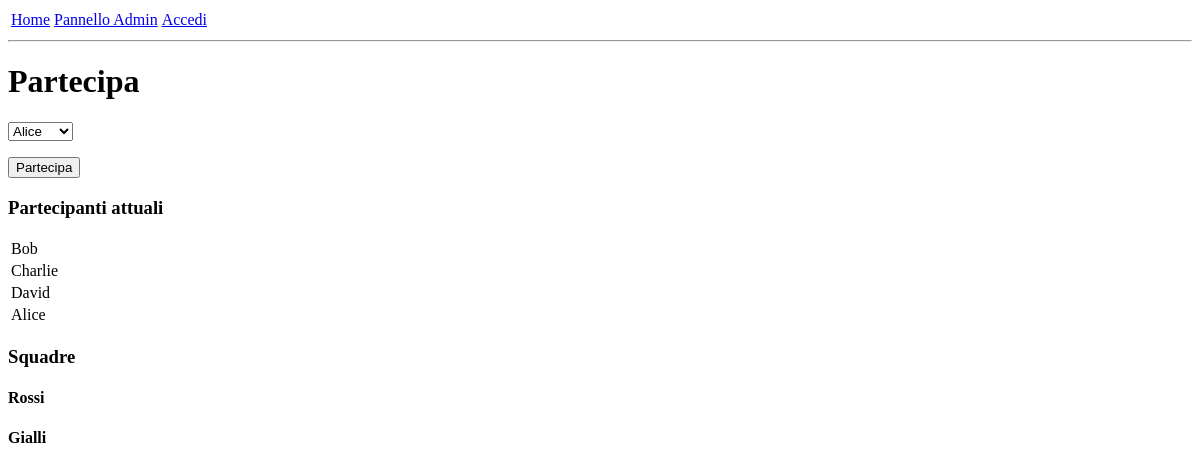
The page /index on the database as committed earlier.
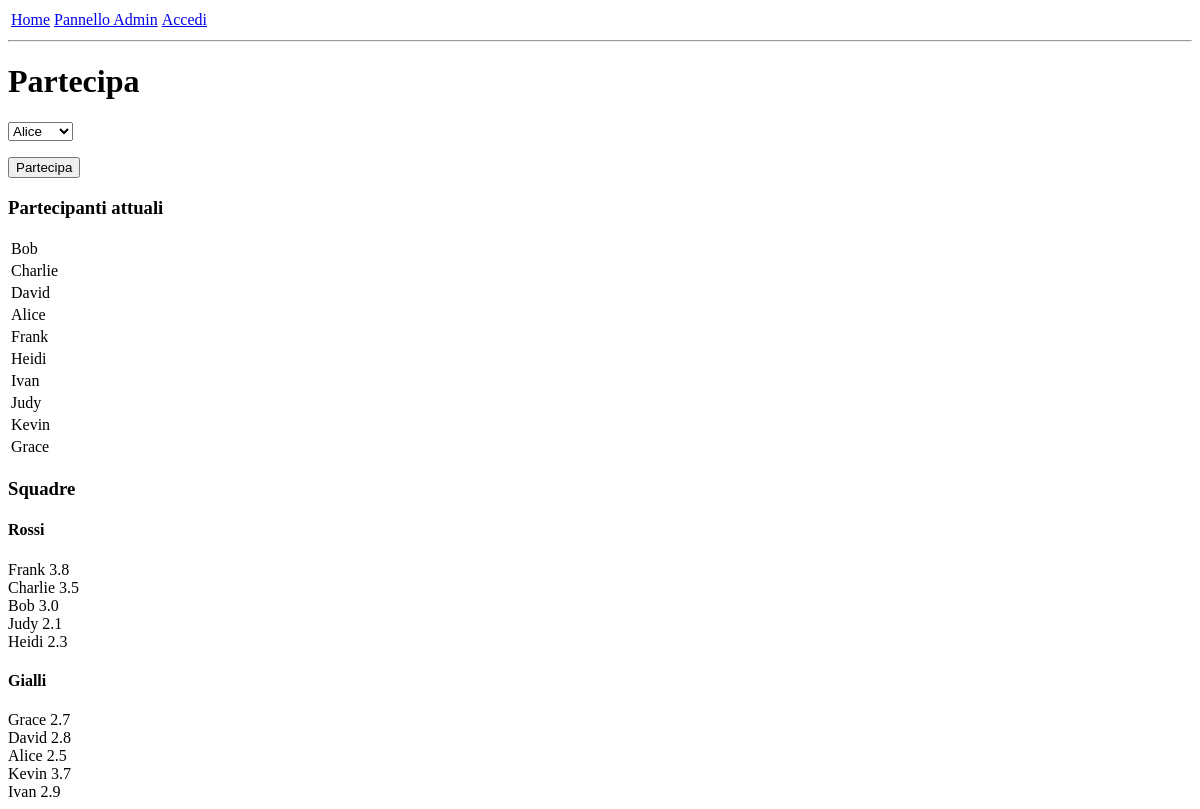
The same page on the database as committed later.
### app/models.py (models this page shows, shortened)
class RegisteredPlayer(db.Model):
    __tablename__ = "registered_players"
    id: so.Mapped[int] = so.mapped_column(primary_key=True)
    player_id: so.Mapped[int] = so.mapped_column(sa.ForeignKey(Player.id))
    player: so.Mapped[Player] = so.relationship(back_populates="registered")

class Player(db.Model):
    __tablename__ = "players"
    id: so.Mapped[int] = so.mapped_column(primary_key=True)
    name: so.Mapped[str] = so.mapped_column(sa.String(64))
    value: so.Mapped[float]
    registered: so.WriteOnlyMapped["RegisteredPlayer"] = so.relationship(back_populates="player")
    red_team: so.WriteOnlyMapped["RedTeamPlayer"] = so.relationship(back_populates="player")
    yellow_team: so.WriteOnlyMapped["YellowTeamPlayer"] = so.relationship(back_populates="player")

class RedTeamPlayer(db.Model):
    __tablename__ = "red_team_players"
    id: so.Mapped[int] = so.mapped_column(primary_key=True)
    player_id: so.Mapped[int] = so.mapped_column(sa.ForeignKey(Player.id))
    player: so.Mapped[Player] = so.relationship(back_populates="red_team")

class YellowTeamPlayer(db.Model):
    __tablename__ = "yellow_team_players"
    id: so.Mapped[int] = so.mapped_column(primary_key=True)
    player_id: so.Mapped[int] = so.mapped_column(sa.ForeignKey(Player.id))
    player: so.Mapped[Player] = so.relationship(back_populates="yellow_team")

### app/routes.py (the view, shortened to what this page needs)
@app.route("/", methods = ["GET", "POST"])
@app.route("/index", methods = ["GET", "POST"])
def index():
    query = sa.select(Player)
    players = db.session.scalars(query)
    query = sa.select(RegisteredPlayer)
    registered_players = db.session.scalars(query).all()
    query = sa.select(RedTeamPlayer)
    red_players = db.session.scalars(query).all()
    query = sa.select(YellowTeamPlayer)
    yellow_players = db.session.scalars(query).all()
    form = PartecipateForm()
    form.name.choices = [(player.name) for player in players]
    return render_template("index.html", players=players, registered_players=registered_players,
                           form=form, red_players=red_players, yellow_players=yellow_players)

### app/forms.py
class PartecipateForm(FlaskForm):
    name = SelectField("Nome")
    submit = SubmitField("Partecipa")

### app/templates/index.html (shortened to what this page needs)
{% extends "layout.html" %}
{% block body %}
<h1>Partecipa</h1>
  <form action="/" method="post">
    <p>{{ form.name() }}</p>
    <p>{{ form.submit() }}</p>
  </form>
  <h3>Partecipanti attuali</h3>
  <table>
    {% for player in registered_players %}
      <tr>
        <td>{{ player.player.name }}</td>
      </tr>
    {% endfor %}
  </table>
  <h3>Squadre</h3>
  <h4>Rossi</h4>
    {% for player in red_players %}
      {{ player.player.name }} {{player.player.value }}<br>
    {% endfor %}
  <h4>Gialli</h4>
    {% for player in yellow_players %}
      {{ player.player.name }} {{player.player.value }}<br>
    {% endfor %}
{% endblock %}

### app/templates/layout.html (shortened to what this page needs)
<!DOCTYPE html>
<html lang="it">
  <head>
  </head>
  <body>
    <table>
      <tr>
        <td><a href="{{ url_for("index") }}">Home</a></td>
        <td><a href="{{ url_for("admin") }}">Pannello Admin</a></td>
        <td><a href="{{ url_for("login") }}">Accedi</a></td>
      </tr>
    </table>
    <hr>
    {% block body %}{% endblock %}
  </body>
</html>

Rows that differ between the two databases and show on the page:
added RegisteredPlayer: player.name "Frank"
added RegisteredPlayer: player.name "Heidi"
added RegisteredPlayer: player.name "Ivan"
added RegisteredPlayer: player.name "Judy"
added RegisteredPlayer: player.name "Kevin"
added RegisteredPlayer: player.name "Grace"
added RedTeamPlayer: player.name "Frank", player.value "3.8"
added RedTeamPlayer: player.name "Charlie", player.value "3.5"
added RedTeamPlayer: player.name "Bob", player.value "3.0"
added RedTeamPlayer: player.name "Judy", player.value "2.1"
added RedTeamPlayer: player.name "Heidi", player.value "2.3"
added YellowTeamPlayer: player.name "Grace", player.value "2.7"
added YellowTeamPlayer: player.name "David", player.value "2.8"
added YellowTeamPlayer: player.name "Alice", player.value "2.5"
added YellowTeamPlayer: player.name "Kevin", player.value "3.7"
added YellowTeamPlayer: player.name "Ivan", player.value "2.9"
